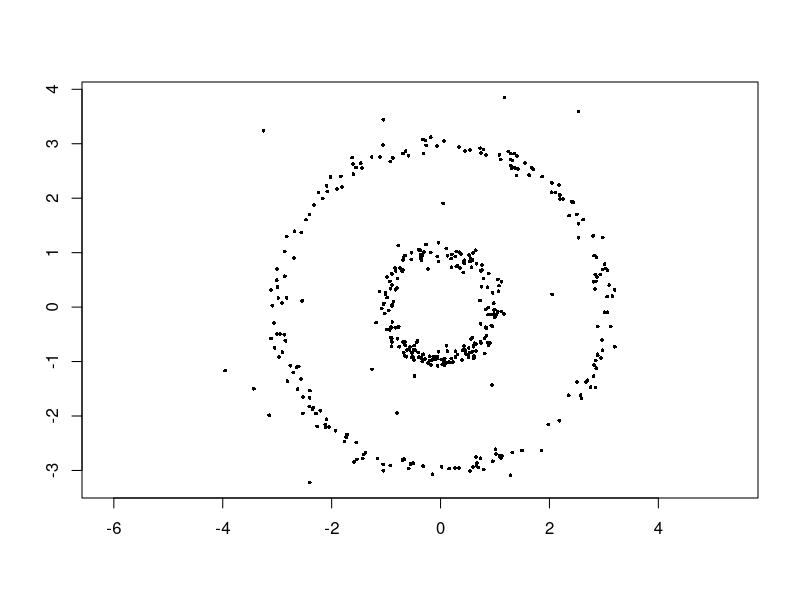
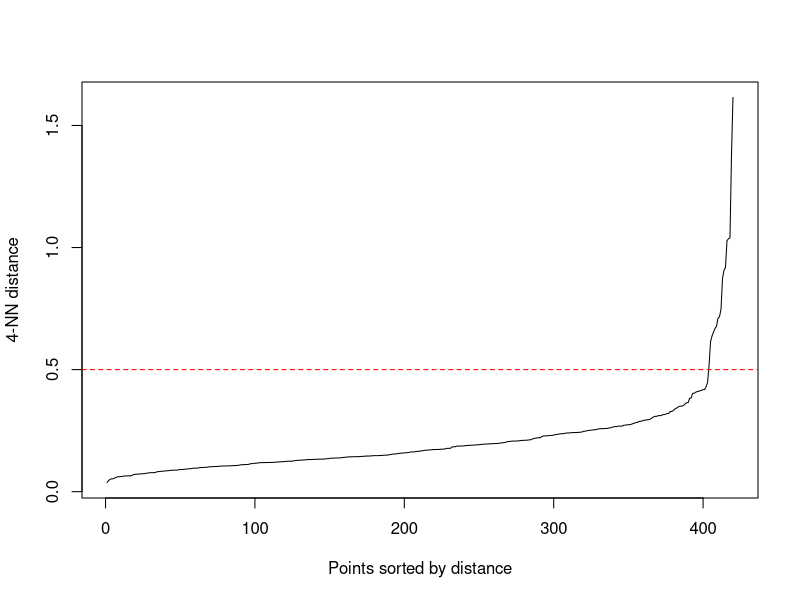
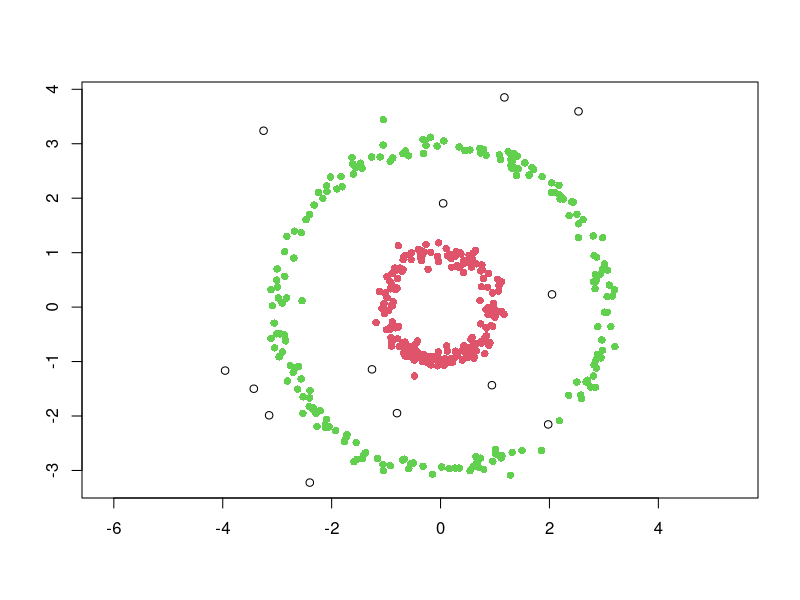

Recreate these plots in R, in order.
## ---- chunk 1
knitr::opts_chunk$set(echo = TRUE, message = FALSE, cache = TRUE)
set.seed(185)
require("dbscan")
## ---- chunk 2
N <- 400
theta <- runif(N, 0, 2*pi)
r <- rep(c(1,3), each = N/2) + rnorm(N, sd = 0.1)
rings <- cbind(r*cos(theta), r*sin(theta))
noise <- cbind(runif(20, -4, 4), runif(20, -4, 4))
data <- rbind(rings, noise)
plot(data, xlab = "", ylab = "", pch = 16, cex = 0.5, asp = 1)
## ---- chunk 3
kNNdistplot(data, minPts = 5)
abline(h = 0.5, col = "red", lty = 2)
## ---- chunk 4
out <- dbscan(data, eps = 0.5, minPts = 5)
plot(data, col = out$cluster + 1, pch = ifelse(out$cluster == 0, 1, 16),
     xlab = "", ylab = "", asp = 1)
